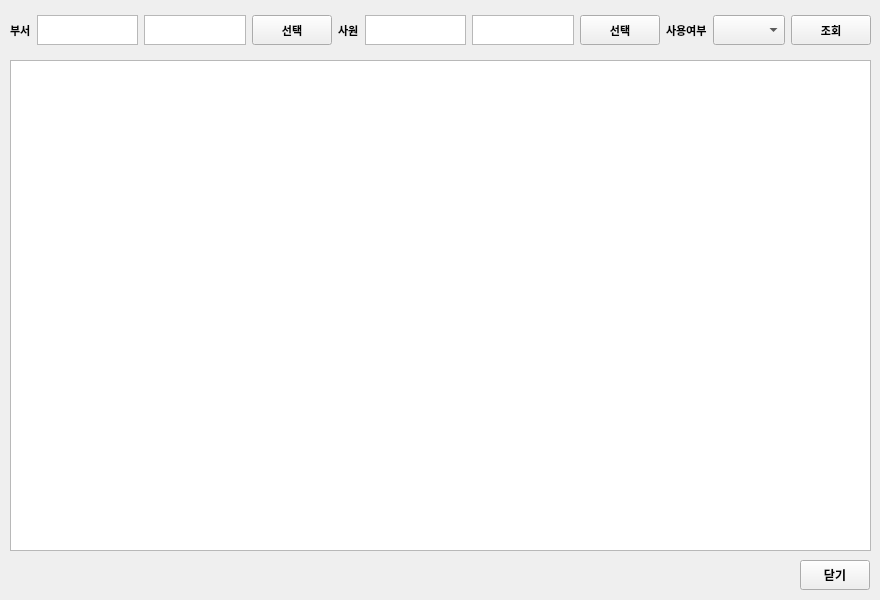
<?xml version="1.0" encoding="UTF-8"?>
<ui version="4.0">
 <class>Form</class>
 <widget class="QWidget" name="Form">
  <property name="geometry">
   <rect>
    <x>0</x>
    <y>0</y>
    <width>880</width>
    <height>600</height>
   </rect>
  </property>
  <property name="maximumSize">
   <size>
    <width>880</width>
    <height>600</height>
   </size>
  </property>
  <property name="windowTitle">
   <string>Form</string>
  </property>
  <widget class="QTableWidget" name="tbl_info">
   <property name="geometry">
    <rect>
     <x>10</x>
     <y>60</y>
     <width>861</width>
     <height>491</height>
    </rect>
   </property>
   <property name="selectionBehavior">
    <enum>QAbstractItemView::SelectRows</enum>
   </property>
  </widget>
  <widget class="QPushButton" name="btn_close">
   <property name="geometry">
    <rect>
     <x>800</x>
     <y>560</y>
     <width>70</width>
     <height>30</height>
    </rect>
   </property>
   <property name="maximumSize">
    <size>
     <width>16777215</width>
     <height>30</height>
    </size>
   </property>
   <property name="font">
    <font>
     <family>맑은 고딕</family>
     <weight>75</weight>
     <bold>true</bold>
    </font>
   </property>
   <property name="text">
    <string>닫기</string>
   </property>
  </widget>
  <widget class="QWidget" name="horizontalLayoutWidget">
   <property name="geometry">
    <rect>
     <x>10</x>
     <y>5</y>
     <width>861</width>
     <height>51</height>
    </rect>
   </property>
   <layout class="QHBoxLayout" name="horizontalLayout">
    <item>
     <widget class="QLabel" name="label_2">
      <property name="font">
       <font>
        <family>Arial</family>
        <pointsize>8</pointsize>
        <weight>75</weight>
        <bold>true</bold>
       </font>
      </property>
      <property name="text">
       <string>부서</string>
      </property>
     </widget>
    </item>
    <item>
     <widget class="QTextEdit" name="txt_dept_id">
      <property name="maximumSize">
       <size>
        <width>16777215</width>
        <height>30</height>
       </size>
      </property>
      <property name="font">
       <font>
        <family>Arial</family>
        <pointsize>8</pointsize>
        <weight>75</weight>
        <bold>true</bold>
       </font>
      </property>
     </widget>
    </item>
    <item>
     <widget class="QTextEdit" name="txt_dept_name">
      <property name="maximumSize">
       <size>
        <width>16777215</width>
        <height>30</height>
       </size>
      </property>
      <property name="font">
       <font>
        <family>Arial</family>
        <pointsize>8</pointsize>
        <weight>75</weight>
        <bold>true</bold>
       </font>
      </property>
     </widget>
    </item>
    <item>
     <widget class="QPushButton" name="btn_dept_search">
      <property name="maximumSize">
       <size>
        <width>16777215</width>
        <height>30</height>
       </size>
      </property>
      <property name="font">
       <font>
        <family>Arial</family>
        <pointsize>8</pointsize>
        <weight>75</weight>
        <bold>true</bold>
       </font>
      </property>
      <property name="text">
       <string>선택</string>
      </property>
     </widget>
    </item>
    <item>
     <widget class="QLabel" name="label_4">
      <property name="font">
       <font>
        <family>Arial</family>
        <pointsize>8</pointsize>
        <weight>75</weight>
        <bold>true</bold>
       </font>
      </property>
      <property name="text">
       <string>사원</string>
      </property>
     </widget>
    </item>
    <item>
     <widget class="QTextEdit" name="txt_emp_id">
      <property name="maximumSize">
       <size>
        <width>16777215</width>
        <height>30</height>
       </size>
      </property>
      <property name="font">
       <font>
        <family>Arial</family>
        <pointsize>8</pointsize>
        <weight>75</weight>
        <bold>true</bold>
       </font>
      </property>
     </widget>
    </item>
    <item>
     <widget class="QTextEdit" name="txt_emp_name">
      <property name="maximumSize">
       <size>
        <width>16777215</width>
        <height>30</height>
       </size>
      </property>
      <property name="font">
       <font>
        <family>Arial</family>
        <pointsize>8</pointsize>
        <weight>75</weight>
        <bold>true</bold>
       </font>
      </property>
     </widget>
    </item>
    <item>
     <widget class="QPushButton" name="btn_emp_search">
      <property name="sizePolicy">
       <sizepolicy hsizetype="Minimum" vsizetype="Maximum">
        <horstretch>0</horstretch>
        <verstretch>0</verstretch>
       </sizepolicy>
      </property>
      <property name="maximumSize">
       <size>
        <width>16777215</width>
        <height>30</height>
       </size>
      </property>
      <property name="font">
       <font>
        <family>Arial</family>
        <pointsize>8</pointsize>
        <weight>75</weight>
        <bold>true</bold>
       </font>
      </property>
      <property name="text">
       <string>선택</string>
      </property>
     </widget>
    </item>
    <item>
     <widget class="QLabel" name="label_6">
      <property name="font">
       <font>
        <family>Arial</family>
        <pointsize>8</pointsize>
        <weight>75</weight>
        <bold>true</bold>
       </font>
      </property>
      <property name="text">
       <string>사용여부</string>
      </property>
     </widget>
    </item>
    <item>
     <widget class="QComboBox" name="cmb_yn">
      <property name="maximumSize">
       <size>
        <width>16777215</width>
        <height>30</height>
       </size>
      </property>
      <property name="font">
       <font>
        <family>Arial</family>
        <pointsize>8</pointsize>
        <weight>75</weight>
        <bold>true</bold>
       </font>
      </property>
     </widget>
    </item>
    <item>
     <widget class="QPushButton" name="btn_search">
      <property name="maximumSize">
       <size>
        <width>16777215</width>
        <height>30</height>
       </size>
      </property>
      <property name="font">
       <font>
        <family>Arial</family>
        <pointsize>8</pointsize>
        <weight>75</weight>
        <bold>true</bold>
       </font>
      </property>
      <property name="text">
       <string>조회</string>
      </property>
     </widget>
    </item>
   </layout>
  </widget>
 </widget>
 <resources/>
 <connections/>
</ui>
